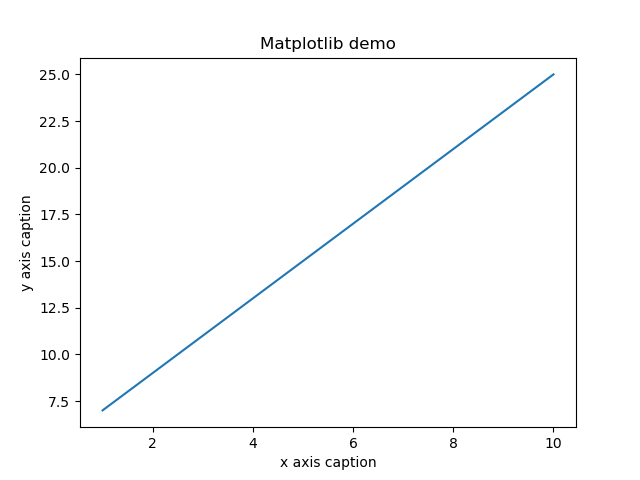

Here is the Python script that generated this plot:
import numpy as np
from matplotlib import pyplot as plt

x = np.arange(1,11)
y = 2 * x + 5

plt.title("Matplotlib demo")
plt.xlabel("x axis caption")
plt.ylabel("y axis caption")
plt.plot(x, y)
plt.savefig("./Phase1/L1_1.png")
plt.close()